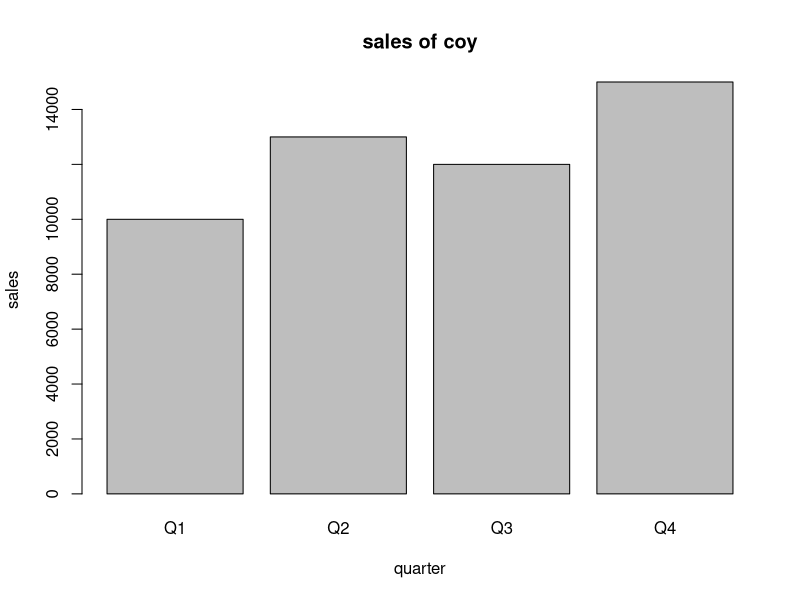

Source code (R):
#question1
sales=c(10000,13000,12000,15000)
sales
names(sales)=c("Q1","Q2","Q3","Q4")
sales
table(sales)
barplot(sales,main="sales of coy",xlab="quarter",ylab="sales")
sales>11000
sales[3]

